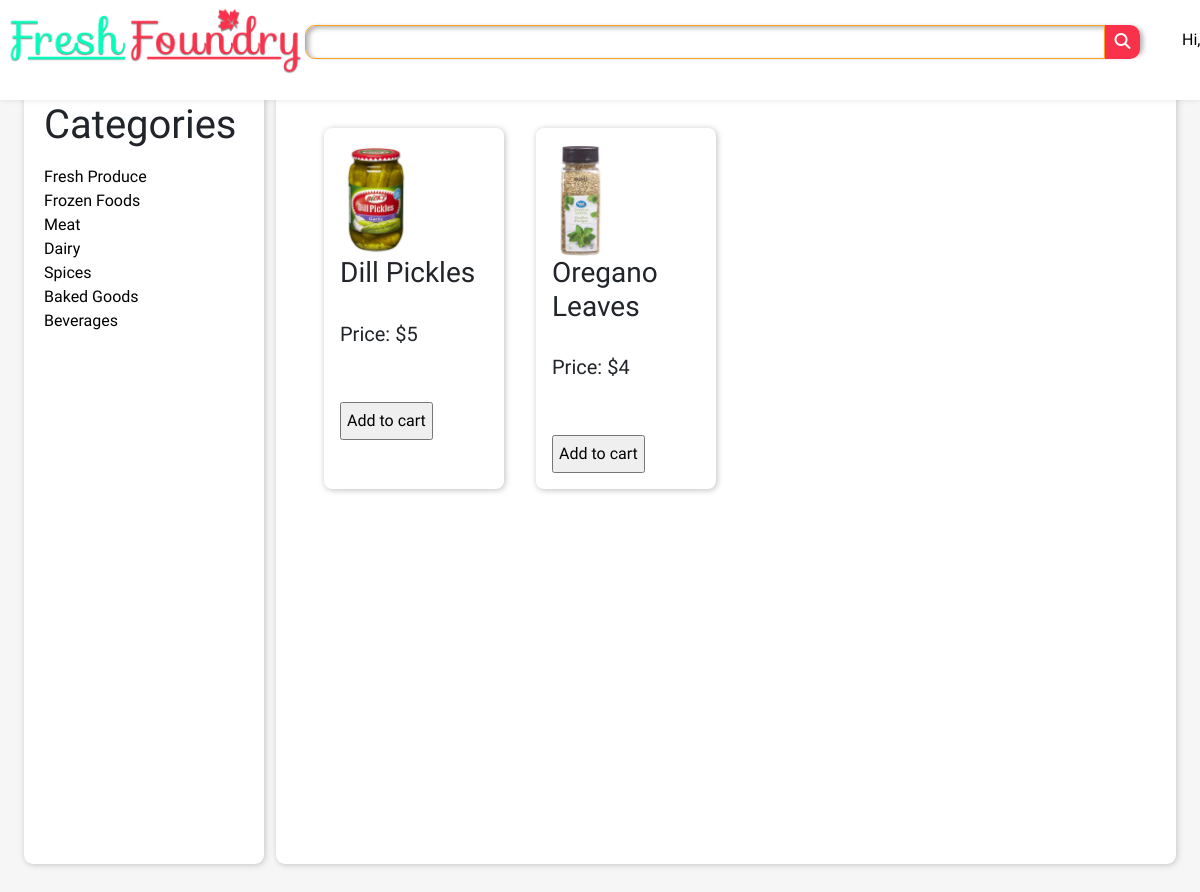
/users/spices.php, run on the app's committed database.
### tables this page shows
CREATE TABLE `spices` (
  `sr_no` int(11) NOT NULL,
  `goods` varchar(255) NOT NULL,
  `goods_id` varchar(255) NOT NULL,
  `prod_id` varchar(255) NOT NULL,
  `price` int(11) NOT NULL,
  `image` varchar(255) NOT NULL
);

### users/spices.php (the view, shortened to what this page needs)
<!DOCTYPE html>
<html lang="en">
<head>
    <link rel="stylesheet" href="https://cdn.jsdelivr.net/npm/bootstrap@5.1.3/dist/css/bootstrap.min.css">
    <link rel="stylesheet" href="../style/admin_style.css">
    <link rel="stylesheet" href="../style/style.css">
</head>
<body>
    <header>
        <div class="logo">
            <a href="../indexloggedin.php"><img src="../Assets/Images/FreshLogo0.3.png" alt=""></a>
        </div>
        <div class="shadow-box">
            <div class="searchbar">
                <input type="text">
                <a href="#"><button><i class="fas fa-search"></i></button></a>
            </div>
        </div>
        <div class="nav">
            <nav class="navbar">
                <ul>
                    <li><a href="#">Hi, <?php echo ucfirst($_COOKIE['user_cookie']);?></a></li>
                </ul>
            </nav>
        </div>
    </header>
    <main>
        <div class="dashboard">
            <h1 class="dashhead">
            <a>Categories</a>
            </h1>
                <div class="accordion-body" style="text-decoration:none;">
                    <a  href="./fresh.php">Fresh Produce</a><br/>
                    <a href="./frozen.php">Frozen Foods</a><br/>
                    <a href="./meat.php">Meat</a><br/>
                    <a href="./dairy.php">Dairy</a><br/>
                    <a href="./spices.php">Spices</a><br/>
                    <a href="./baked.php">Baked Goods</a><br/>
                    <a href="./beverages.php">Beverages </a><br/>
                </div>
        </div>
        <div class="adminops">
            <div class="productpageitems">
<?php
$dsn = 'mysql:host=localhost;dbname=freshfoundry';
$username = 'root';
$password = '';
try {
    $db = new PDO($dsn,$username,$password);
} catch (PDOException $e) {
    $error_message = $e->getMessage();
    echo $error_message;
    exit();
}
$stmt = $db->prepare("SELECT * FROM spices");
$stmt->execute();
$data = $stmt->fetchAll(PDO::FETCH_ASSOC);
foreach ($data as $row) {
    echo '<div class="cards_item">'.'<img src="../uploads/'. $row['image'].'"> <h3>'.$row['goods']."</h3><br /><h5>Price: $". $row['price']."</h5><br />".'<br />'.'<form action="insert2cart.php" method="post"><input name="good_name" value=" '.$row['goods'].'"style="display:none" >'.'<input name="good_price"  value="'.$row['price'].'" style="display:none">'.'<input name="good_image"  value="'.$row['image'].'" style="display:none">'.'<input class="padding-5" name="submit" type="submit" value="Add to cart"></form></div>';
}
?>
</div>
</div>
</body>
</html>

### Style/admin_style.css (style rules this page uses)
body { background-color: var(--g-whitebg); height: 100vh; width: 100vw; }
main { display: grid; grid-template-areas: "sidebar ops ops"; }
.dashboard { grid-area: "sidebar"; width: 20vw; height: 98vh; background-color: var(--white); border-radius: 9px; margin-left: 2vw; margin-top: 10vh; box-shadow: var(--shadowbright); }
.dashhead { padding-left: 20px; padding-top: 20px; margin-bottom: 0; font-family: var(--red-hat-display); }
.accordion-body > a { cursor: pointer; }
.adminops { grid-area: "ops"; width: 75vw; height: fit-content; min-height: 98vh; margin-bottom: 10vh; background-color: var(--white); border-radius: 9px; margin-top: 10vh; box-shadow: var(--shadowbright); padding: 2rem !important; }
.dashhead a { text-decoration: none ; color: black ; }

### Style/style.css (style rules this page uses)
* { box-sizing: border-box; margin: 0; padding: 0; font-family: var(--comfortaa); }
body { background-color: var(--g-whitebg); overflow-x: hidden; }
header { width: 100%; box-shadow: .1px 0.1px 6px var(--black-01); background-color: var(--white); position: fixed; display: flex; justify-content: space-evenly; z-index: 999; }
.logo img { width: 300px; height: 72px; }
.logo { margin-top: 5px; margin-left: 5px; width: 300px; height: auto; }
.searchbar { display: flex; padding: 0px; }
.searchbar a { text-decoration: none; }
.searchbar button { border-radius: 0px 10px 10px 0px; border-color: transparent; width: 35px; height: 34px; background-color: var(--logo-red); }
.searchbar i { color: var(--white); }
.shadow-box { background-size: fit-content; border-radius: 10px; box-shadow: 3px 2px 5px rgba(0, 0, 0, 0.3); padding: 0px; margin-top: 25px; height: 3.7vh; }
@media screen and (min-width: 1080px) { .searchbar input { border: 1px solid var(--outlines); border-radius: 10px 0px 0px 10px; box-shadow: inset 3px 2px 5px rgba(0, 0, 0, 0.3); width: 800px; height: 30px; padding: 1em; } }
.navbar { margin-top: 20px; }
.navbar ul { display: flex; justify-content: flex-end; }
.navbar ul li { padding: 0 10px; list-style-type: none; }
.navbar a { text-decoration: none; color: black; }
.cards_item { margin: 1rem; border-radius: 8px; box-shadow: 1px 1px 6px rgba(0, 0, 0, 0.26); padding: 1rem; width: 15vw; }
.cards_item > img { height: 7rem; }
.productpageitems { display: flex; flex-direction: row; }
.accordion-body > a { text-decoration: none; color: black; }
.padding-5 { padding: 5px !important; }

### Style/variables.css (style rules this page uses)
* { --g-whitebg : #f6f6f6; --white : #ffffff; --black : #000000; --black-01 : rgba(0, 0, 0, 0.1); --outlines : #ff9f1c; --logo-green : #01ffba; --logo-red : #fa314a; --red : #fa314a; --shadowdeep: 2px 2px 6px #00000034; --shadowbright: 1px 1px 6px #00000034; }

### data on the page
spices: image (picture), goods "Dill Pickles", price "5"
spices: image (picture), goods "Oregano Leaves", price "4"
